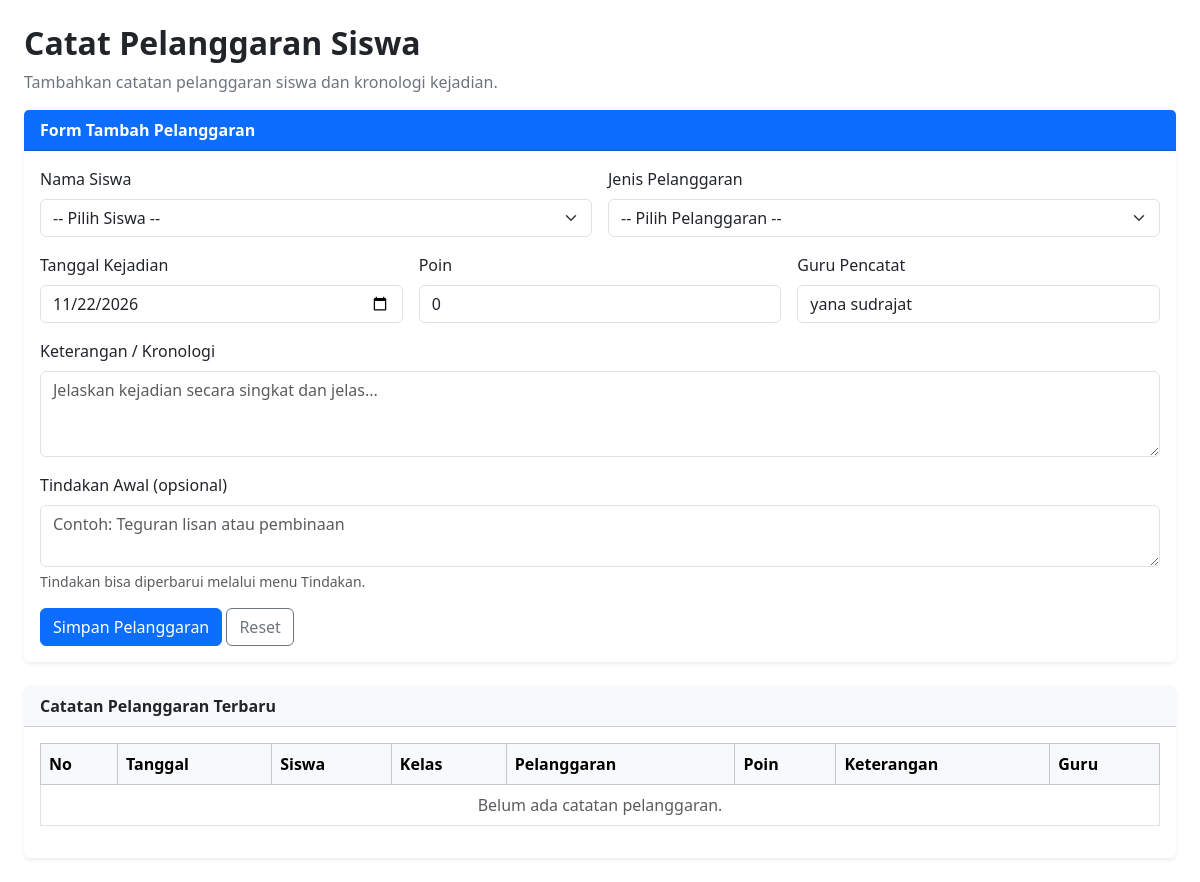
Page /catatan_pelanggaran.php (signed in) on the earlier database version.
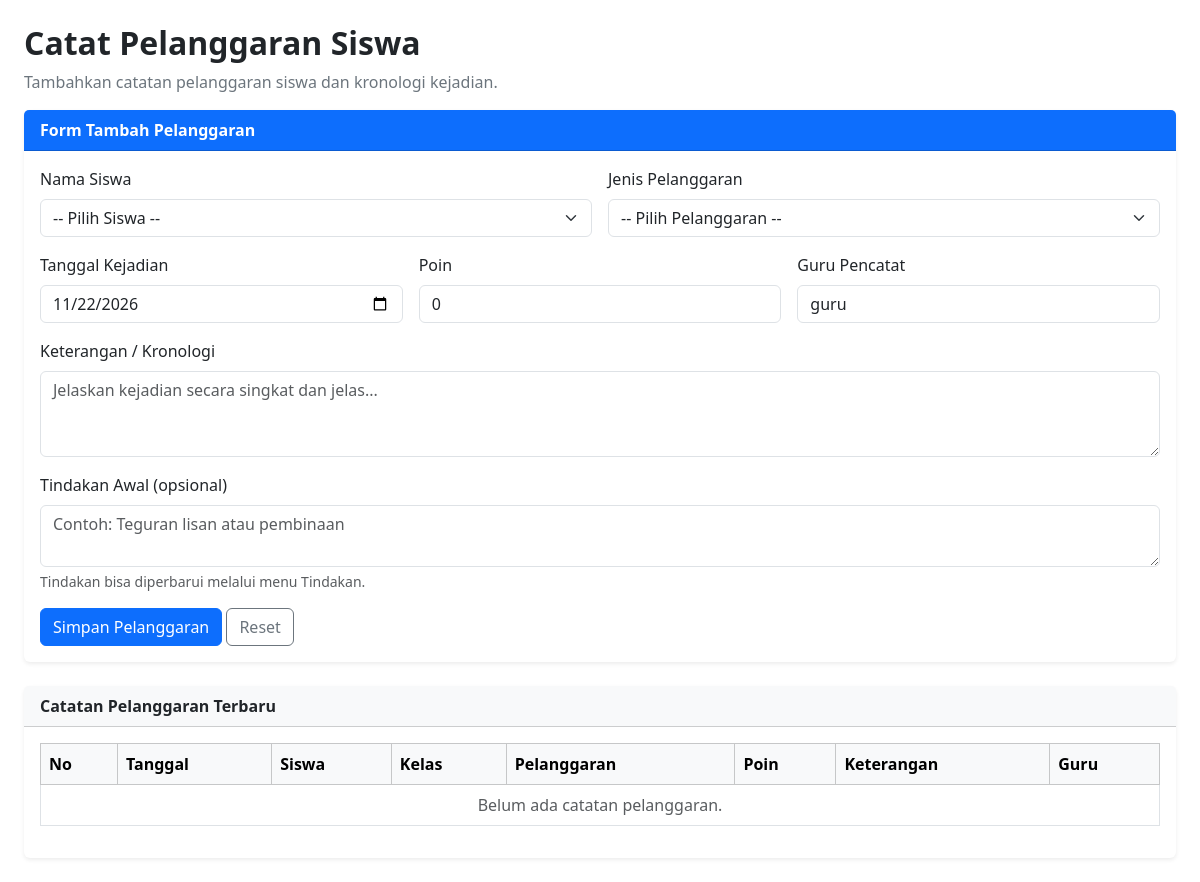
Same page on the later database version.
### tables this page shows
CREATE TABLE `t_guru` (
  `id` int(11) NOT NULL,
  `nip` varchar(30) NOT NULL,
  `nama` varchar(150) DEFAULT NULL,
  `email` varchar(150) NOT NULL,
  `status_aktif` tinyint(1) NOT NULL,
  `user_id` int(11) NOT NULL,
  `created_at` timestamp NOT NULL DEFAULT current_timestamp(),
  `updated_at` timestamp NOT NULL DEFAULT current_timestamp()
);

### catatan_pelanggaran.php (the view, shortened to what this page needs)
<?php
include 'includes/cek_session.php'; include 'config/koneksi.php';
$embed=(($_GET['embed']??'')==='1'); function eCat($v){return htmlspecialchars((string)$v,ENT_QUOTES,'UTF-8');}
$qRiwayat=mysqli_query($koneksi,"SELECT id,tanggal,nama_siswa,nama_kelas,nama_pelanggaran,poin,keterangan,nama_guru FROM t_pelanggaran_siswa ORDER BY tanggal DESC,id DESC LIMIT 100");
$namaGuru=trim($_SESSION['name']??'Guru');
$st=mysqli_prepare($koneksi,"SELECT nama FROM t_guru WHERE user_id=? AND status_aktif=1 LIMIT 1");$uid=(int)($_SESSION['id']??0);mysqli_stmt_bind_param($st,'i',$uid);mysqli_stmt_execute($st);$g=mysqli_fetch_assoc(mysqli_stmt_get_result($st));mysqli_stmt_close($st);if($g&&!empty($g['nama']))$namaGuru=$g['nama'];
?>
<?php if(!$embed):?><!doctype html><html lang="id"><head><link href="https://cdn.jsdelivr.net/npm/bootstrap@5.3.3/dist/css/bootstrap.min.css" rel="stylesheet"></head><body><?php endif;?>
<main class="container-fluid p-3 p-md-4 bg-white"><div class="mb-3"><h2 class="fw-bold">Catat Pelanggaran Siswa</h2><p class="text-secondary">Tambahkan catatan pelanggaran siswa dan kronologi kejadian.</p></div>
<div class="card border-0 shadow-sm mb-4"><div class="card-header bg-primary text-white fw-semibold">Form Tambah Pelanggaran</div><div class="card-body"><form method="post" action="simpan_catatan_pelanggaran.php"><input type="hidden" name="embed" value="<?=$embed?'1':'0'?>"><div class="row g-3">
<div class="col-md-6"><label class="form-label">Nama Siswa</label><select name="siswa_id" class="form-select" required><option value="">-- Pilih Siswa --</option></select></div>
<div class="col-md-6"><label class="form-label">Jenis Pelanggaran</label><select name="pelanggaran_id" id="jenisPelanggaran" class="form-select" required><option value="">-- Pilih Pelanggaran --</option></select></div>
<div class="col-md-4"><label class="form-label">Tanggal Kejadian</label><input type="date" name="tanggal" class="form-control" value="<?=date('Y-m-d')?>" required></div><div class="col-md-4"><label class="form-label">Poin</label><input id="poinPelanggaran" class="form-control" value="0" readonly></div><div class="col-md-4"><label class="form-label">Guru Pencatat</label><input class="form-control" value="<?=eCat($namaGuru)?>" readonly></div>
<div class="col-12"><label class="form-label">Keterangan / Kronologi</label><textarea name="keterangan" class="form-control" rows="3" required placeholder="Jelaskan kejadian secara singkat dan jelas..."></textarea></div><div class="col-12"><label class="form-label">Tindakan Awal (opsional)</label><textarea name="tindakan" class="form-control" rows="2" placeholder="Contoh: Teguran lisan atau pembinaan"></textarea><div class="form-text">Tindakan bisa diperbarui melalui menu Tindakan.</div></div></div><button class="btn btn-primary mt-3" type="submit">Simpan Pelanggaran</button> <button class="btn btn-outline-secondary mt-3" type="reset">Reset</button></form></div></div>
<div class="card border-0 shadow-sm"><div class="card-header bg-light fw-semibold">Catatan Pelanggaran Terbaru</div><div class="card-body"><div class="table-responsive"><table class="table table-bordered table-hover align-middle"><thead class="table-light"><tr><th>No</th><th>Tanggal</th><th>Siswa</th><th>Kelas</th><th>Pelanggaran</th><th>Poin</th><th>Keterangan</th><th>Guru</th></tr></thead><tbody><?php if(mysqli_num_rows($qRiwayat)===0):?><tr><td colspan="8" class="text-center text-muted">Belum ada catatan pelanggaran.</td></tr><?php endif;?></tbody></table></div></div></div></main>
<?php if(!$embed):?></body></html><?php endif;?>

Differences in the rows shown:
removed t_guru: nama "yana sudrajat"
Other differences:
form field eCat: (not shown) → "guru"
